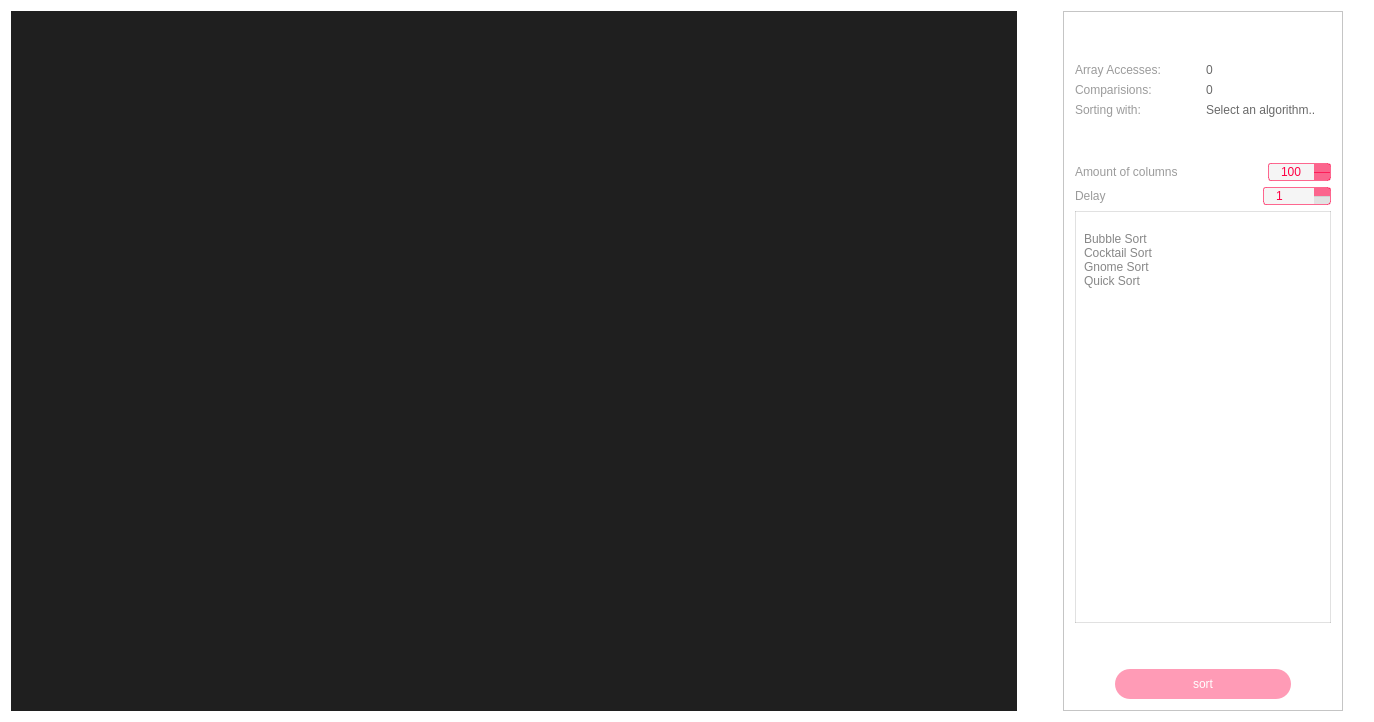
<?xml version="1.0" encoding="UTF-8"?>
<ui version="4.0">
 <class>Widget</class>
 <widget class="QWidget" name="Widget">
  <property name="geometry">
   <rect>
    <x>0</x>
    <y>0</y>
    <width>1374</width>
    <height>720</height>
   </rect>
  </property>
  <property name="windowTitle">
   <string>Widget</string>
  </property>
  <property name="styleSheet">
   <string notr="true">QWidget {
  background-color: #fff;
	font: 25 11pt &quot;Roboto Light&quot;;
	color: rgba(0, 0, 0, 100);
}

#sortButton {
	border:none;
	background-color:  rgba(255, 0, 68,100);
	border-radius: 15%;
	font: 11pt &quot;Roboto&quot;;
	color: #fff;
}

#amountChanger, #delayChanger {
  padding-right: 10px;
	padding-left: 10px;
	border: 1px solid  rgba(255, 0, 68, 150);
	border-radius: 3%;
	background-color: #f5f5f5;
	font: 11pt &quot;Roboto&quot;;
	color: rgb(255, 0, 68);
}

#amountChanger::up-button:pressed, #amountChanger::down-button:pressed,
#delayChanger ::up-button:pressed, #delayChanger::down-button:pressed{
 background-color: rgab(220, 0, 58, 255);
}

#amountChanger::up-button, #amountChanger::down-button,
#delayChanger::up-button, #delayChanger::down-button {
  width: 16px;
  background-color: rgba(255, 0, 68, 150);
}
#amountChanger::down-button,
#delayChanger::down-button  {
	border-top: 1px solid rgba(255, 0, 68, 180);
}

#amountChanger::down-button:hover, #amountChanger::up-button:hover,
#delayChanger::down-button:hover, #delayChanger::up-button:hover {
 background-color:rgba(255, 0, 68, 255);
}

#amountChanger::up-button:disabled,#amountChanger::up-button:off,
#amountChanger::down-button:disabled,#amountChanger::down-button:off,
#delayChanger::up-button:disabled,#delayChanger::up-button:off,
#delayChanger::down-button:disabled,#delayChanger::down-button:off{
  background-color: rgba(0, 0, 0, 20)
}

#amountChanger::down-button:disabled,#amountChanger::down-button:off,
#delayChanger::down-button:disabled,#delayChanger::down-button:off{
  border-top: 1px solid rgba(0, 0, 0, 20);
}
#amountChanger:disabled, #amountChanger:off,
#delayChanger:disabled, #delayChanger:off{
  border: 1px solid rgba(0, 0, 0, 20);
  color:  rgba(0, 0, 0, 50);
}</string>
  </property>
  <layout class="QHBoxLayout" name="horizontalLayout_8">
   <item>
    <layout class="QHBoxLayout" name="horizontalLayout">
     <item>
      <widget class="QGraphicsView" name="cellsToSortBackground">
       <property name="sizePolicy">
        <sizepolicy hsizetype="Expanding" vsizetype="Expanding">
         <horstretch>0</horstretch>
         <verstretch>0</verstretch>
        </sizepolicy>
       </property>
       <property name="minimumSize">
        <size>
         <width>1000</width>
         <height>700</height>
        </size>
       </property>
       <property name="styleSheet">
        <string notr="true">
background-color:rgb(31, 31, 31)</string>
       </property>
       <property name="frameShape">
        <enum>QFrame::NoFrame</enum>
       </property>
       <property name="verticalScrollBarPolicy">
        <enum>Qt::ScrollBarAlwaysOff</enum>
       </property>
       <property name="horizontalScrollBarPolicy">
        <enum>Qt::ScrollBarAlwaysOff</enum>
       </property>
       <property name="alignment">
        <set>Qt::AlignCenter</set>
       </property>
       <property name="renderHints">
        <set>QPainter::Antialiasing|QPainter::HighQualityAntialiasing|QPainter::TextAntialiasing</set>
       </property>
      </widget>
     </item>
     <item>
      <spacer name="horizontalSpacer_4">
       <property name="orientation">
        <enum>Qt::Horizontal</enum>
       </property>
       <property name="sizeType">
        <enum>QSizePolicy::Preferred</enum>
       </property>
       <property name="sizeHint" stdset="0">
        <size>
         <width>40</width>
         <height>20</height>
        </size>
       </property>
      </spacer>
     </item>
     <item>
      <widget class="QFrame" name="frame">
       <property name="sizePolicy">
        <sizepolicy hsizetype="Fixed" vsizetype="Expanding">
         <horstretch>0</horstretch>
         <verstretch>0</verstretch>
        </sizepolicy>
       </property>
       <property name="styleSheet">
        <string notr="true"/>
       </property>
       <property name="frameShape">
        <enum>QFrame::StyledPanel</enum>
       </property>
       <property name="frameShadow">
        <enum>QFrame::Raised</enum>
       </property>
       <layout class="QVBoxLayout" name="verticalLayout">
        <item>
         <spacer name="verticalSpacer_3">
          <property name="orientation">
           <enum>Qt::Vertical</enum>
          </property>
          <property name="sizeType">
           <enum>QSizePolicy::Fixed</enum>
          </property>
          <property name="sizeHint" stdset="0">
           <size>
            <width>20</width>
            <height>40</height>
           </size>
          </property>
         </spacer>
        </item>
        <item>
         <layout class="QHBoxLayout" name="horizontalLayout_5">
          <property name="sizeConstraint">
           <enum>QLayout::SetMinimumSize</enum>
          </property>
          <item>
           <widget class="QLabel" name="LabelArrayAccesses">
            <property name="styleSheet">
             <string notr="true"/>
            </property>
            <property name="text">
             <string>&lt;html&gt;&lt;head/&gt;&lt;body&gt;&lt;p&gt;Array Accesses:&lt;/p&gt;&lt;/body&gt;&lt;/html&gt;</string>
            </property>
           </widget>
          </item>
          <item>
           <widget class="QLabel" name="LabelArrayAccesses_var">
            <property name="styleSheet">
             <string notr="true">color: rgba(0, 0, 0, 150);</string>
            </property>
            <property name="text">
             <string>&lt;html&gt;&lt;head/&gt;&lt;body&gt;&lt;p&gt;0&lt;/p&gt;&lt;/body&gt;&lt;/html&gt;</string>
            </property>
           </widget>
          </item>
         </layout>
        </item>
        <item>
         <layout class="QHBoxLayout" name="horizontalLayout_3">
          <property name="sizeConstraint">
           <enum>QLayout::SetMinimumSize</enum>
          </property>
          <item>
           <widget class="QLabel" name="LabelComparisions">
            <property name="styleSheet">
             <string notr="true"/>
            </property>
            <property name="text">
             <string>&lt;html&gt;&lt;head/&gt;&lt;body&gt;&lt;p&gt;Comparisions:&lt;/p&gt;&lt;/body&gt;&lt;/html&gt;</string>
            </property>
           </widget>
          </item>
          <item>
           <widget class="QLabel" name="LabelComparisions_var">
            <property name="styleSheet">
             <string notr="true">color: rgba(0, 0, 0, 150);</string>
            </property>
            <property name="text">
             <string>&lt;html&gt;&lt;head/&gt;&lt;body&gt;&lt;p&gt;0&lt;/p&gt;&lt;/body&gt;&lt;/html&gt;</string>
            </property>
           </widget>
          </item>
         </layout>
        </item>
        <item>
         <layout class="QHBoxLayout" name="horizontalLayout_2">
          <property name="sizeConstraint">
           <enum>QLayout::SetMinimumSize</enum>
          </property>
          <item>
           <widget class="QLabel" name="LabelSortingWith">
            <property name="styleSheet">
             <string notr="true"/>
            </property>
            <property name="text">
             <string>&lt;html&gt;&lt;head/&gt;&lt;body&gt;&lt;p&gt;Sorting with:&lt;/p&gt;&lt;/body&gt;&lt;/html&gt;</string>
            </property>
           </widget>
          </item>
          <item>
           <widget class="QLabel" name="LabelSortingWith_var">
            <property name="styleSheet">
             <string notr="true">color: rgba(0, 0, 0, 150);</string>
            </property>
            <property name="text">
             <string>&lt;html&gt;&lt;head/&gt;&lt;body&gt;&lt;p&gt;Select an algorithm..&lt;/p&gt;&lt;/body&gt;&lt;/html&gt;</string>
            </property>
           </widget>
          </item>
         </layout>
        </item>
        <item>
         <spacer name="verticalSpacer">
          <property name="orientation">
           <enum>Qt::Vertical</enum>
          </property>
          <property name="sizeType">
           <enum>QSizePolicy::Fixed</enum>
          </property>
          <property name="sizeHint" stdset="0">
           <size>
            <width>20</width>
            <height>40</height>
           </size>
          </property>
         </spacer>
        </item>
        <item>
         <layout class="QHBoxLayout" name="horizontalLayout_6">
          <item>
           <widget class="QLabel" name="LabelAmountChanger">
            <property name="styleSheet">
             <string notr="true"/>
            </property>
            <property name="text">
             <string>&lt;html&gt;&lt;head/&gt;&lt;body&gt;&lt;p&gt;Amount of columns&lt;/p&gt;&lt;/body&gt;&lt;/html&gt;</string>
            </property>
           </widget>
          </item>
          <item>
           <widget class="QSpinBox" name="amountChanger">
            <property name="sizePolicy">
             <sizepolicy hsizetype="Fixed" vsizetype="Fixed">
              <horstretch>0</horstretch>
              <verstretch>0</verstretch>
             </sizepolicy>
            </property>
            <property name="minimumSize">
             <size>
              <width>0</width>
              <height>0</height>
             </size>
            </property>
            <property name="cursor">
             <cursorShape>PointingHandCursor</cursorShape>
            </property>
            <property name="styleSheet">
             <string notr="true"/>
            </property>
            <property name="readOnly">
             <bool>false</bool>
            </property>
            <property name="minimum">
             <number>50</number>
            </property>
            <property name="maximum">
             <number>500</number>
            </property>
            <property name="singleStep">
             <number>50</number>
            </property>
            <property name="value">
             <number>100</number>
            </property>
            <property name="displayIntegerBase">
             <number>10</number>
            </property>
           </widget>
          </item>
         </layout>
        </item>
        <item>
         <layout class="QHBoxLayout" name="horizontalLayout_7">
          <item>
           <widget class="QLabel" name="LabelDelayChanger">
            <property name="styleSheet">
             <string notr="true"/>
            </property>
            <property name="text">
             <string>&lt;html&gt;&lt;head/&gt;&lt;body&gt;&lt;p&gt;Delay&lt;/p&gt;&lt;/body&gt;&lt;/html&gt;</string>
            </property>
           </widget>
          </item>
          <item>
           <widget class="QSpinBox" name="delayChanger">
            <property name="sizePolicy">
             <sizepolicy hsizetype="Maximum" vsizetype="Fixed">
              <horstretch>0</horstretch>
              <verstretch>0</verstretch>
             </sizepolicy>
            </property>
            <property name="minimumSize">
             <size>
              <width>68</width>
              <height>0</height>
             </size>
            </property>
            <property name="cursor">
             <cursorShape>PointingHandCursor</cursorShape>
            </property>
            <property name="styleSheet">
             <string notr="true"/>
            </property>
            <property name="minimum">
             <number>1</number>
            </property>
            <property name="maximum">
             <number>20</number>
            </property>
            <property name="singleStep">
             <number>1</number>
            </property>
            <property name="value">
             <number>1</number>
            </property>
            <property name="displayIntegerBase">
             <number>10</number>
            </property>
           </widget>
          </item>
         </layout>
        </item>
        <item>
         <widget class="QListWidget" name="algorithmSelection">
          <property name="styleSheet">
           <string notr="true">border: 1px solid rgba(0,0,0,30);
padding-top: 20px;
padding-left: 5px;
padding-right: 5px;
color: rgba(0,0,0,120);
font: 87 14pt &quot;Roboto Light&quot;;</string>
          </property>
          <property name="frameShape">
           <enum>QFrame::StyledPanel</enum>
          </property>
          <property name="frameShadow">
           <enum>QFrame::Sunken</enum>
          </property>
          <property name="verticalScrollBarPolicy">
           <enum>Qt::ScrollBarAlwaysOff</enum>
          </property>
          <property name="horizontalScrollBarPolicy">
           <enum>Qt::ScrollBarAlwaysOff</enum>
          </property>
          <property name="dragDropMode">
           <enum>QAbstractItemView::InternalMove</enum>
          </property>
          <property name="selectionMode">
           <enum>QAbstractItemView::SingleSelection</enum>
          </property>
          <property name="selectionBehavior">
           <enum>QAbstractItemView::SelectRows</enum>
          </property>
          <property name="textElideMode">
           <enum>Qt::ElideLeft</enum>
          </property>
          <property name="layoutMode">
           <enum>QListView::Batched</enum>
          </property>
          <item>
           <property name="text">
            <string>Bubble Sort</string>
           </property>
           <property name="textAlignment">
            <set>AlignLeading|AlignVCenter</set>
           </property>
          </item>
          <item>
           <property name="text">
            <string>Cocktail Sort</string>
           </property>
           <property name="textAlignment">
            <set>AlignLeading|AlignVCenter</set>
           </property>
          </item>
          <item>
           <property name="text">
            <string>Gnome Sort</string>
           </property>
          </item>
          <item>
           <property name="text">
            <string>Quick Sort</string>
           </property>
          </item>
         </widget>
        </item>
        <item>
         <spacer name="verticalSpacer_2">
          <property name="orientation">
           <enum>Qt::Vertical</enum>
          </property>
          <property name="sizeType">
           <enum>QSizePolicy::Fixed</enum>
          </property>
          <property name="sizeHint" stdset="0">
           <size>
            <width>20</width>
            <height>40</height>
           </size>
          </property>
         </spacer>
        </item>
        <item>
         <layout class="QHBoxLayout" name="horizontalLayout_4">
          <item>
           <spacer name="horizontalSpacer">
            <property name="orientation">
             <enum>Qt::Horizontal</enum>
            </property>
            <property name="sizeHint" stdset="0">
             <size>
              <width>40</width>
              <height>20</height>
             </size>
            </property>
           </spacer>
          </item>
          <item>
           <widget class="QPushButton" name="sortButton">
            <property name="sizePolicy">
             <sizepolicy hsizetype="Fixed" vsizetype="Fixed">
              <horstretch>0</horstretch>
              <verstretch>0</verstretch>
             </sizepolicy>
            </property>
            <property name="minimumSize">
             <size>
              <width>176</width>
              <height>30</height>
             </size>
            </property>
            <property name="cursor">
             <cursorShape>PointingHandCursor</cursorShape>
            </property>
            <property name="styleSheet">
             <string notr="true"/>
            </property>
            <property name="text">
             <string>sort</string>
            </property>
            <property name="flat">
             <bool>false</bool>
            </property>
           </widget>
          </item>
          <item>
           <spacer name="horizontalSpacer_2">
            <property name="orientation">
             <enum>Qt::Horizontal</enum>
            </property>
            <property name="sizeHint" stdset="0">
             <size>
              <width>40</width>
              <height>20</height>
             </size>
            </property>
           </spacer>
          </item>
         </layout>
        </item>
       </layout>
      </widget>
     </item>
    </layout>
   </item>
   <item>
    <spacer name="horizontalSpacer_3">
     <property name="orientation">
      <enum>Qt::Horizontal</enum>
     </property>
     <property name="sizeType">
      <enum>QSizePolicy::Fixed</enum>
     </property>
     <property name="sizeHint" stdset="0">
      <size>
       <width>20</width>
       <height>20</height>
      </size>
     </property>
    </spacer>
   </item>
  </layout>
 </widget>
 <layoutdefault spacing="6" margin="11"/>
 <resources/>
 <connections/>
</ui>
